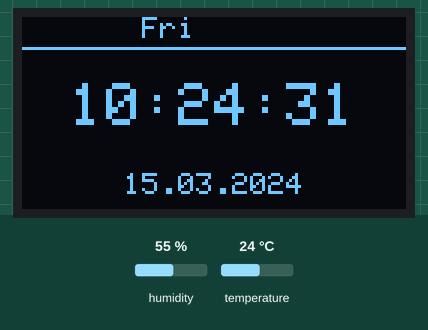
This sketch was run on a simulated ESP32. Parts: 128×64 one-colour display. Inputs (shaded band) come from the test bench; at power-on: humidity 55 %, temperature 24 °C. WiFi joins after 1.5 s; servers stay silent unless stated; the local clock reads 2024-03-15 10:24:30 at power-on unless the sketch sets it; what the sketch prints to the serial monitor is not drawn.

Above: at 1.4 s.
1.5 s: humidity set to 22 %
At 6.7 s:
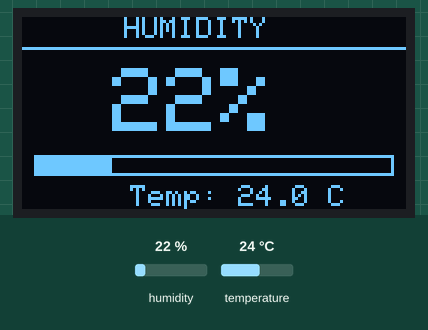
7.4 s: temperature set to 12 °C
At 8.7 s:
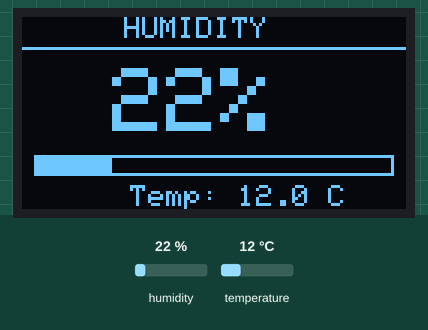
12.8 s: humidity set to 40 %
At 16.85 s:
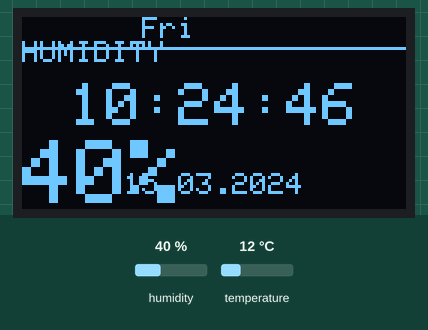
18.5 s: temperature set to 19 °C
At 22.49 s:
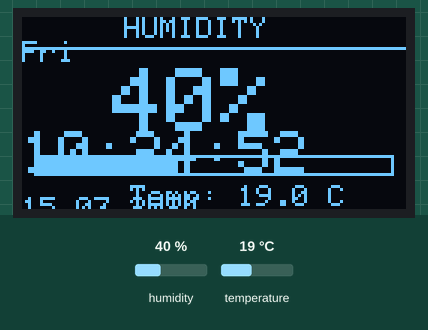
Timing chart, 0 to 24.0 s (numbered marks = the images above; inputs shaded):
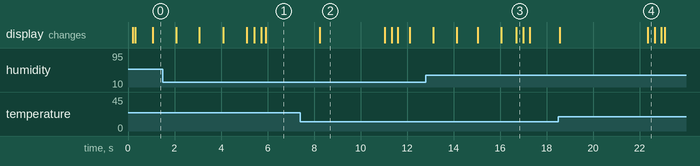

Measured:
- after the input at 7.4 s, the display: changes after 0.84 s (image 2)
- after the input at 18.5 s, the display: first changes after 0.05 s (image 4 shows a later state)
- what the display in image 2 shows lasts 2.8 s, from 8.2 s to 11.0 s

The sketch:

smart_clock.ino
```cpp
#include <Wire.h>
#include <Adafruit_GFX.h>
#include <Adafruit_SSD1306.h>
#include <DHT.h>
#include <time.h>

#if defined(ESP32)
  #include <WiFi.h>
  #define SDA_PIN 21
  #define SCL_PIN 22
  #define DHTPIN  4
#endif

const char* WIFI_SSID = "YOUR_WIFI_SSID";
const char* WIFI_PASS = "YOUR_WIFI_PASSWORD";
const char* NTP_SERVER = "pool.ntp.org";
// Ukraine: automatic transition to summer/winter time
const char* TZ_INFO = "EET-2EEST,M3.5.0/3,M10.5.0/4";

#define SCREEN_WIDTH  128
#define SCREEN_HEIGHT 64
#define DHTTYPE DHT11

const unsigned long SCREEN_TIME = 5000;
const int ANIM_STEPS = 16;
const int ANIM_DELAY = 8;

Adafruit_SSD1306 display(SCREEN_WIDTH, SCREEN_HEIGHT, &Wire, -1);
DHT dht(DHTPIN, DHTTYPE);

bool oledOk = false;
float hum = 0, temp = 0;
int currentScreen = 0;
unsigned long lastSwitch = 0, lastDht = 0, lastOledRetry = 0;

const char* DAYS[] = {"Sun", "Mon", "Tue", "Wed", "Thu", "Fri", "Sat"};

uint8_t findOled() {
  const uint8_t addrs[] = {0x3C, 0x3D};
  for (uint8_t a : addrs) {
    Wire.beginTransmission(a);
    if (Wire.endTransmission() == 0) return a;
  }
  return 0;
}

bool initOled() {
  uint8_t addr = findOled();
  if (addr == 0) {
    Serial.println(F("OLED not found: Check SDA/SCL, Power, Soldering"));
    return false;
  }
  Serial.print(F("OLED found, address 0x"));
  Serial.println(addr, HEX);
  if (!display.begin(SSD1306_SWITCHCAPVCC, addr)) {
    Serial.println(F("SSD1306 begin() failed"));
    return false;
  }
  display.clearDisplay();
  display.display();
  return true;
}

void drawTimeScreen(int dx) {
  display.setTextColor(SSD1306_WHITE);
  time_t now = time(nullptr);

  if (now < 1700000000) {
    display.setTextSize(1);
    display.setCursor(dx + 14, 28);
    display.print(F("Syncing time..."));
    return;
  }

  struct tm t;
  localtime_r(&now, &t);
  char buf[16];

  display.setTextSize(1);
  display.setCursor(dx + 40, 0);
  display.print(DAYS[t.tm_wday]);
  display.drawFastHLine(dx, 10, 128, SSD1306_WHITE);

  display.setTextSize(2);
  snprintf(buf, sizeof(buf), "%02d:%02d:%02d", t.tm_hour, t.tm_min, t.tm_sec);
  display.setCursor(dx + 16, 22);
  display.print(buf);

  display.setTextSize(1);
  snprintf(buf, sizeof(buf), "%02d.%02d.%04d", t.tm_mday, t.tm_mon + 1, t.tm_year + 1900);
  display.setCursor(dx + 34, 52);
  display.print(buf);
}

void drawHumidityScreen(int dx) {
  display.setTextColor(SSD1306_WHITE);

  display.setTextSize(1);
  display.setCursor(dx + 34, 0);
  display.print(F("HUMIDITY"));
  display.drawFastHLine(dx, 10, 128, SSD1306_WHITE);

  display.setTextSize(3);
  display.setCursor(dx + 30, 17);
  display.print((int)hum);
  display.print(F("%"));

  display.drawRect(dx + 4, 46, 120, 7, SSD1306_WHITE);
  display.fillRect(dx + 4, 46, (int)(120 * hum / 100.0), 7, SSD1306_WHITE);

  display.setTextSize(1);
  display.setCursor(dx + 36, 56);
  display.print(F("Temp: "));
  display.print(temp, 1);
  display.print(F(" C"));
}

void drawScreen(int screen, int dx) {
  if (screen == 0) drawTimeScreen(dx);
  else drawHumidityScreen(dx);
}


void slideTo(int nextScreen) {
  for (int i = 0; i <= ANIM_STEPS; i++) {
    float k = (float)i / ANIM_STEPS;
    k = k * k * (3 - 2 * k);                       // smooth start and stop
    int offset = (int)(SCREEN_WIDTH * k);

    display.clearDisplay();
    drawScreen(currentScreen, -offset);
    drawScreen(nextScreen, SCREEN_WIDTH - offset);
    display.display();
    delay(ANIM_DELAY);
    yield();
  }
  currentScreen = nextScreen;
}

void readDht() {
  float h = dht.readHumidity();
  float t = dht.readTemperature();
  if (!isnan(h)) hum = h;
  if (!isnan(t)) temp = t;
}

void setup() {
  Serial.begin(115200);
  delay(200);

  Wire.begin(SDA_PIN, SCL_PIN);
  Wire.setClock(400000);

  dht.begin();
  oledOk = initOled();                 // if it doesn't work, the program doesn't freeze

  WiFi.mode(WIFI_STA);
  WiFi.begin(WIFI_SSID, WIFI_PASS);

#if defined(ESP32)
  configTzTime(TZ_INFO, NTP_SERVER);
#else
  configTime(TZ_INFO, NTP_SERVER);
#endif

  readDht();
  lastSwitch = millis();
}

void loop() {
  unsigned long ms = millis();

  // If the screen is not found at the start, try again every 3 seconds
  if (!oledOk) {
    if (ms - lastOledRetry >= 3000) {
      lastOledRetry = ms;
      oledOk = initOled();
    }
    delay(10);
    return;
  }

  // DHT11 we poll once every 2 seconds
  if (ms - lastDht >= 2000) {
    lastDht = ms;
    readDht();
  }

  // Switching the screen
  if (ms - lastSwitch >= SCREEN_TIME) {
    slideTo(1 - currentScreen);
    lastSwitch = millis();
  }

  // Normal update of the current screen
  display.clearDisplay();
  drawScreen(currentScreen, 0);
  display.display();
  delay(100);
}
```
